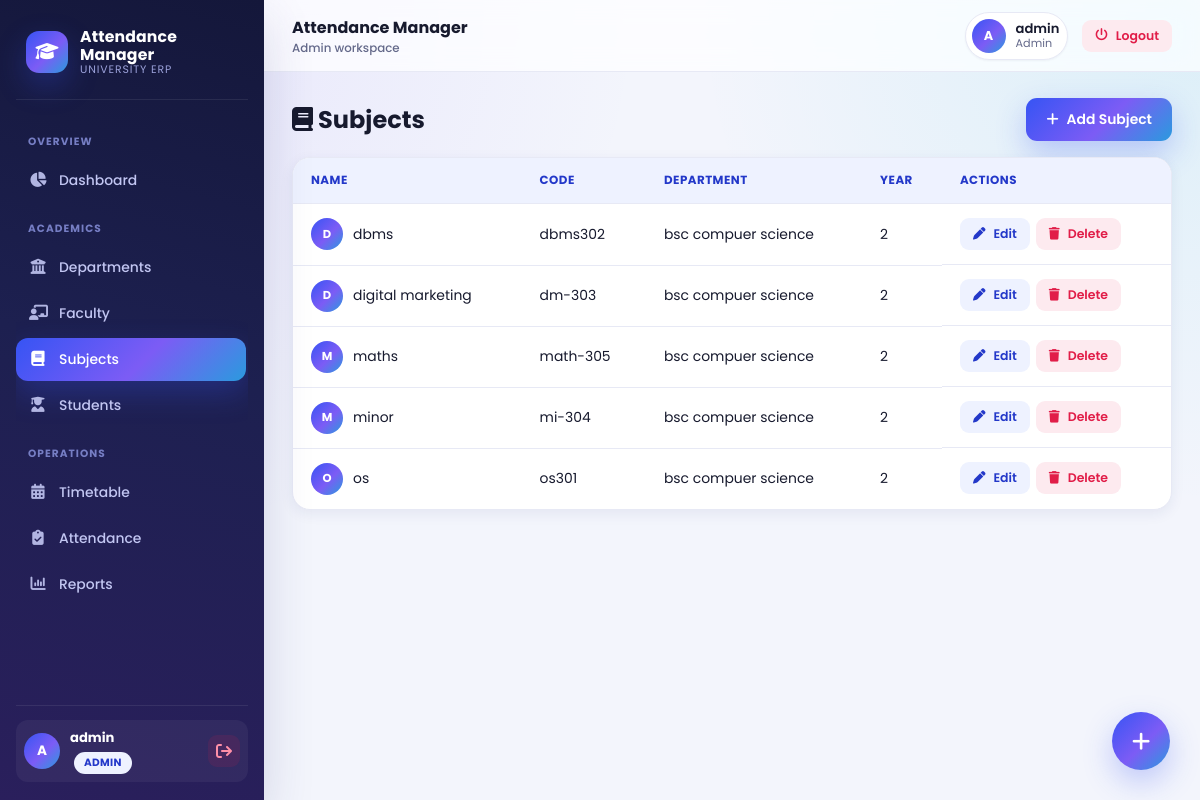
/subjects (signed in), run on the app's committed database.
### tables this page shows
CREATE TABLE subjects (
                id INTEGER PRIMARY KEY AUTOINCREMENT,
                name TEXT NOT NULL,
                code TEXT,
                department_id INTEGER,
                year INTEGER,
                created_at TEXT DEFAULT (datetime('now')),
                FOREIGN KEY (department_id) REFERENCES departments (id) ON DELETE SET NULL
            );

CREATE TABLE departments (
                id INTEGER PRIMARY KEY AUTOINCREMENT,
                name TEXT UNIQUE NOT NULL,
                code TEXT,
                created_at TEXT DEFAULT (datetime('now'))
            );

### app.py (the view)
@app.route("/subjects")
@role_required("admin")
def subjects():
    all_subjects = db.get_all_subjects()
    return render_template("subjects.html", subjects=all_subjects)

### app.py (called while the page is built)
def role_required(*roles):
    def decorator(view_func):
        @wraps(view_func)
        def wrapped(*args, **kwargs):
            if "user_id" not in session:
                flash("Please log in to continue.", "warning")
                return redirect(url_for("login"))
            if session.get("role") not in roles:
                flash("You do not have permission to view that page.", "error")
                return redirect(url_for("dashboard"))
            return view_func(*args, **kwargs)
        return wrapped
    return decorator

@app.context_processor
def inject_user():
    return {
        "current_user": session.get("username"),
        "current_role": session.get("role"),
    }

### database.py (called while the page is built)
def get_db_connection():
    conn = sqlite3.connect(DB_PATH, timeout=DB_TIMEOUT_SECONDS)
    conn.row_factory = sqlite3.Row
    conn.execute("PRAGMA foreign_keys = ON")
    conn.execute(f"PRAGMA busy_timeout = {DB_TIMEOUT_SECONDS * 1000}")
    conn.execute("PRAGMA journal_mode = WAL")
    conn.execute("PRAGMA synchronous = NORMAL")
    return conn

def get_all_subjects(department_id=None, year=None):
    conn = get_db_connection()
    try:
        query = """
            SELECT s.*, d.name AS department_name
            FROM subjects s
            LEFT JOIN departments d ON d.id = s.department_id
            WHERE 1=1
        """
        params = []
        if department_id:
            query += " AND s.department_id = ?"
            params.append(department_id)
        if year:
            query += " AND s.year = ?"
            params.append(year)
        query += " ORDER BY s.name ASC"
        rows = conn.execute(query, params).fetchall()
    finally:
        conn.close()
    return rows

### templates/subjects.html (shortened to what this page needs)
{% extends "base.html" %}
{% block content %}
<div class="page-header">
    <h1><i class="fa-solid fa-book"></i> Subjects</h1>
    <a href="{{ url_for('add_subject') }}" class="btn btn-primary"><i class="fa-solid fa-plus"></i> Add Subject</a>
</div>
{% if subjects %}
<div class="table-wrapper reveal">
    <table class="data-table">
        <thead>
            <tr>
                <th>Name</th>
                <th>Code</th>
                <th>Department</th>
                <th>Year</th>
                <th>Actions</th>
            </tr>
        </thead>
        <tbody>
            {% for s in subjects %}
            <tr>
                <td>
                    <div class="name-cell">
                        <span class="cell-avatar">{{ s.name[0]|upper }}</span>
                        {{ s.name }}
                    </div>
                </td>
                <td>{{ s.code or "-" }}</td>
                <td>{{ s.department_name or "-" }}</td>
                <td>{{ s.year or "-" }}</td>
                <td class="actions-cell">
                    <a href="{{ url_for('edit_subject', subject_id=s.id) }}" class="btn btn-small btn-secondary"><i class="fa-solid fa-pen"></i> Edit</a>
                    <form method="POST" action="{{ url_for('delete_subject', subject_id=s.id) }}" class="inline-form" onsubmit="return confirmDelete('{{ s.name }}');">
                        <button type="submit" class="btn btn-small btn-danger"><i class="fa-solid fa-trash"></i> Delete</button>
                    </form>
                </td>
            </tr>
            {% endfor %}
        </tbody>
    </table>
</div>
{% else %}
<p class="empty-state"><i class="fa-solid fa-book-open-reader"></i><br>No subjects added yet. Click "Add Subject" to get started.</p>
{% endif %}
<a href="{{ url_for('add_subject') }}" class="fab" title="Add Subject"><i class="fa-solid fa-plus"></i></a>
{% endblock %}

### static/css/style.css (style rules this page uses)
:root { --royal: #3654f4; --royal-dark: #2338c9; --violet: #8b5cf6; --cyan: #06b6d4; --blue-50: #eef2ff; --primary: var(--royal); --primary-dark: var(--royal-dark); --gradient-brand: linear-gradient(135deg, #3654f4 0%, #7c5cf5 55%, #06b6d4 120%); --gradient-brand-soft: linear-gradient(135deg, rgba(54,84,244,.12), rgba(124,92,245,.12) 55%, rgba(6,182,212,.12)); --gradient-violet: linear-gradient(135deg, #7c3aed, #6366f1); --green: #16a34a; --green-soft: #e7faf0; --red: #e11d48; --red-soft: #fdeaef; --yellow: #d97706; --yellow-soft: #fef6e6; --orange: #f97316; --orange-soft: #fff1e6; --gray: #6b7280; --gray-soft: #f1f2f7; --bg: #f3f5fc; --bg-accent: #eef1ff; --card-bg: #ffffff; --glass-bg: rgba(255, 255, 255, 0.72); --border: #e7e9f5; --text: #171a2e; --text-dim: #64698a; --radius: 18px; --radius-sm: 12px; --radius-lg: 24px; --shadow-xs: 0 1px 2px rgba(30, 41, 87, 0.05); --shadow-sm: 0 4px 14px rgba(35, 45, 110, 0.07); --shadow-md: 0 10px 30px rgba(35, 45, 110, 0.10); --shadow-lg: 0 20px 48px rgba(35, 45, 110, 0.16); --shadow-glow: 0 12px 30px rgba(54, 84, 244, 0.28); --sidebar-w: 264px; --topbar-h: 72px; --ease: cubic-bezier(.4, 0, .2, 1); }
* { box-sizing: border-box; }
html { scroll-behavior: smooth; }
body { margin: 0; font-family: 'Poppins', 'Segoe UI', Roboto, Helvetica, Arial, sans-serif; background: radial-gradient(circle at 8% 0%, rgba(124, 92, 245, .10), transparent 40%), radial-gradient(circle at 100% 0%, rgba(6, 182, 212, .10), transparent 35%), var(--bg); color: var(--text); -webkit-font-smoothing: antialiased; min-height: 100vh; }
a { color: inherit; }
h1, h2, h3 { font-family: 'Poppins', sans-serif; margin: 0; }
.reveal { opacity: 0; transform: translateY(16px); transition: opacity .5s var(--ease), transform .5s var(--ease); }
.reveal.in-view { opacity: 1; transform: translateY(0); }
.btn { display: inline-flex; align-items: center; gap: 8px; padding: 11px 20px; border-radius: 11px; border: none; font-size: .87rem; font-weight: 600; text-decoration: none; cursor: pointer; transition: transform .16s var(--ease), box-shadow .16s var(--ease), background .16s var(--ease), color .16s var(--ease); font-family: inherit; position: relative; overflow: hidden; white-space: nowrap; }
.btn-primary { background: var(--gradient-brand); color: #fff; box-shadow: var(--shadow-glow); }
.btn-secondary { background: var(--blue-50); color: var(--primary-dark); }
.btn-danger { background: var(--red-soft); color: var(--red); }
.btn-small { padding: 7px 13px; font-size: .78rem; border-radius: 9px; }
.inline-form { display: inline; }
.fab { position: fixed; right: 30px; bottom: 30px; width: 58px; height: 58px; border-radius: 50%; background: var(--gradient-brand); color: #fff; display: flex; align-items: center; justify-content: center; font-size: 1.3rem; text-decoration: none; box-shadow: var(--shadow-glow); z-index: 45; transition: transform .2s var(--ease), box-shadow .2s var(--ease); animation: pulseGlow 2.4s ease-in-out infinite; }
.page-header { display: flex; justify-content: space-between; align-items: center; flex-wrap: wrap; gap: 14px; margin-bottom: 6px; }
.page-header h1 { font-size: 1.5rem; font-weight: 700; }
.table-wrapper { background: var(--card-bg); border: 1px solid var(--border); border-radius: var(--radius); overflow-x: auto; margin-top: 16px; box-shadow: var(--shadow-sm); }
.data-table { width: 100%; border-collapse: collapse; }
.data-table th, .data-table td { text-align: left; padding: 14px 18px; border-bottom: 1px solid var(--border); font-size: .87rem; }
.data-table th { background: var(--blue-50); color: var(--primary-dark); font-weight: 700; font-size: .74rem; text-transform: uppercase; letter-spacing: .04em; white-space: nowrap; }
.data-table tbody tr { transition: background .15s var(--ease); }
.data-table tr:last-child td { border-bottom: none; }
.actions-cell { display: flex; gap: 6px; flex-wrap: wrap; }
.name-cell { display: flex; align-items: center; gap: 10px; }
.cell-avatar { width: 32px; height: 32px; border-radius: 50%; background: var(--gradient-brand); color: #fff; display: flex; align-items: center; justify-content: center; font-size: .72rem; font-weight: 700; flex-shrink: 0; }

### data on the page
subjects: name "D", name "dbms", code "dbms302", name "bsc compuer science", year "2"
subjects: name "D", name "digital marketing", code "dm-303", name "bsc compuer science", year "2"
subjects: name "M", name "maths", code "math-305", name "bsc compuer science", year "2"
subjects: name "M", name "minor", code "mi-304", name "bsc compuer science", year "2"
subjects: name "O", name "os", code "os301", name "bsc compuer science", year "2"

### other printed values
{{ current_user[0]|upper }} "A"
{{ current_user }} "admin"
{{ current_role|capitalize }} "ADMIN"
{{ current_role|capitalize }} "Admin"
